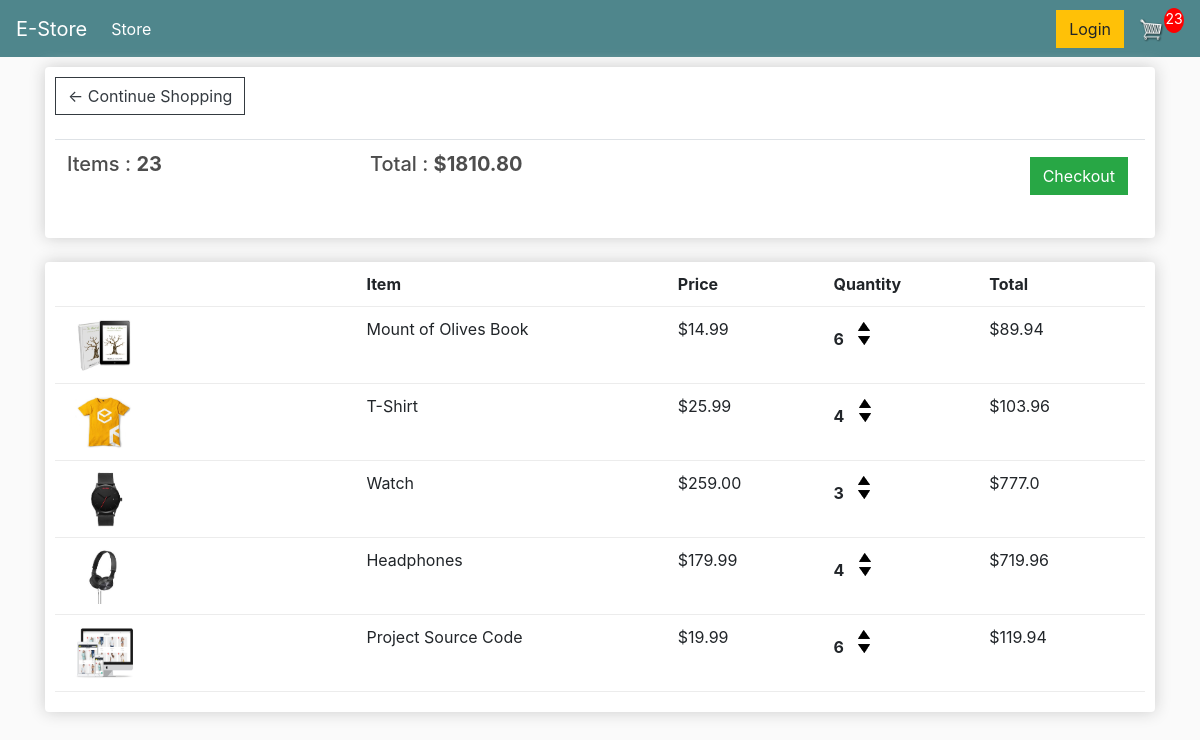
The app's page /cart/ (signed in), older data.
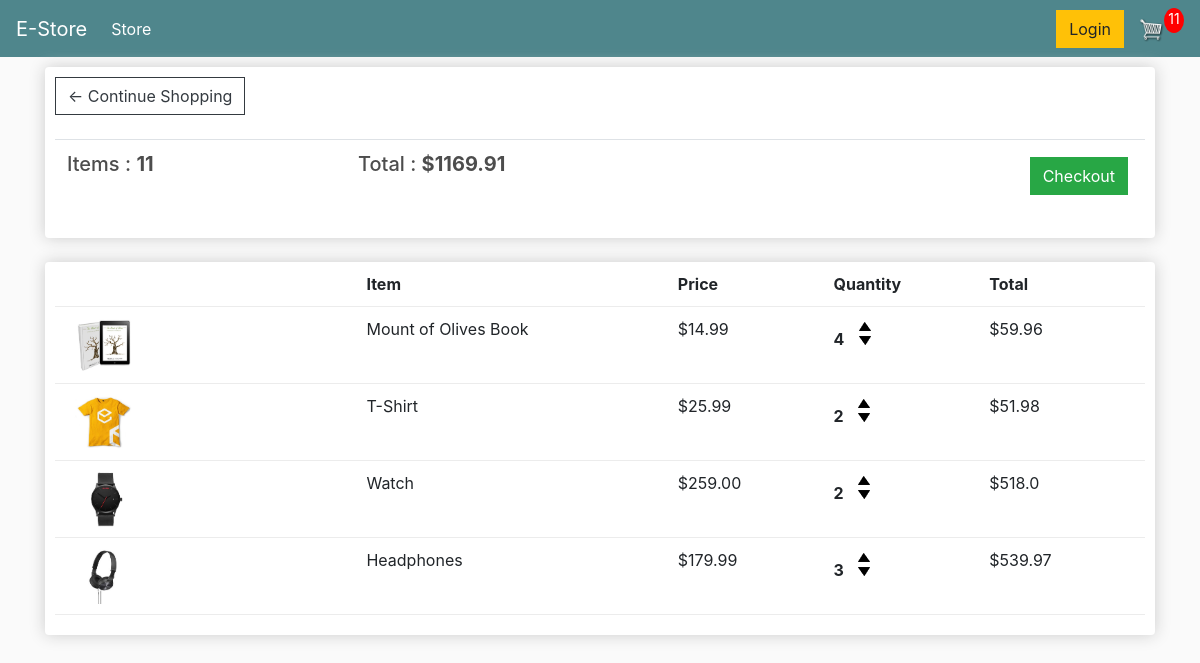
The same page, newer data.
### store/models.py (models this page shows, shortened)
class Order(models.Model):
    customer=models.ForeignKey(Customer, on_delete=models.SET_NULL, blank=True, null=True)
    date_ordered=models.DateTimeField(auto_now_add=True)
    complete=models.BooleanField(default=False, null=True, blank=False)
    transaction_id=models.CharField(max_length=200, null=True)
    @property
    def get_cart_total(self):
        orderitems=self.orderitem_set.all()
        total=sum([item.get_total for item in orderitems])
        return total
    @property
    def get_cart_items(self):
        orderitems=self.orderitem_set.all()
        total=sum([item.quantity for item in orderitems])
        return total

class OrderItem(models.Model):
    product=models.ForeignKey(Product, on_delete=models.SET_NULL, blank=True, null=True)
    order=models.ForeignKey(Order, on_delete=models.SET_NULL, blank=True, null=True)
    quantity=models.IntegerField(default=0, null=True, blank=True)
    date_added=models.DateTimeField(auto_now_add=True)
    @property
    def get_total(self):
        total=self.product.price * self.quantity
        return total

class Product(models.Model):
    name=models.CharField(max_length=200, null=True)
    price=models.FloatField()
    digital=models.BooleanField(default=False, null=True, blank=False)
    image=models.ImageField(null=True, blank=True)
    @property
    def imageURL(self):
        try:
            url=self.image.url
        except:
            url=''
        return url

### store/views.py (the view)
# urls.py: path('cart/', views.cart, name="cart"),
def cart(request):
    if request.user.is_authenticated:
        customer=request.user.customer
        order,created=Order.objects.get_or_create(customer=customer, complete=False)
        items=order.orderitem_set.all()
        cartItems=order.get_cart_items
    else:
        items=[]
        order={'get_cart_total':0, 'get_cart_items':0, 'shipping':False}
        cartItems=order['get_cart_items']
    context={'items':items, 'order':order, 'cartItems':cartItems}
    return render(request, 'store/cart.html', context)

### store/templates/store/cart.html
{% extends 'store/main.html' %}
{% load static %}
{% block content %}
    <div class="row">
        <div class="col-lg-12">
            <div class="box-element">
                <a class="btn btn-outline-dark" href="{% url 'store' %}">&#x2190; Continue Shopping</a>
                <br>
                <br>
                <table class="table">
                    <tr>
                        <th><h5>Items : <strong>{{order.get_cart_items}}</strong></h5></th>
                        <th><h5>Total : <strong>${{order.get_cart_total|floatformat:2}}</strong></h5></th>
                        <th>
                            <a style="float: right; margin: 5px;" class="btn btn-success" href="{% url 'checkout' %}">Checkout</a>
                        </th>
                    </tr>
                </table>
            </div>
            <br>
            <div class="box-element">
                <div class="cart-row">
                    <div style="flex:2"></div>
                    <div style="flex:2"><strong>Item</strong></div>
                    <div style="flex:1"><strong>Price</strong></div>
                    <div style="flex:1"><strong>Quantity</strong></div>
                    <div style="flex:1"><strong>Total</strong></div>
                </div>
                {% for item in items %}
                <div class="cart-row">
                    <div style="flex:2"><img class="row-image" src="{{item.product.imageURL}}"></div>
                    <div style="flex:2">{{item.product.name}}</div>
                    <div style="flex:1">${{item.product.price|floatformat:2}}</div>
                    <div style="flex:1">
                        <p class="quantity">{{item.quantity}}</p>
						<div class="quantity">
							<img data-product="{{item.product.id}}" data-action="add" class="chg-quantity update-cart" src="{% static  'images/arrow-up.png' %}">
							<img data-product="{{item.product.id}}" data-action="remove" class="chg-quantity update-cart" src="{% static  'images/arrow-down.png' %}">
						</div>
                    </div>
                    <div style="flex:1">${{item.get_total}}</div>
                </div>
                {% endfor %}
            </div>
        </div>
    </div>
{% endblock %}

Row changes from the older to the newer data that the page shows:
removed OrderItem: product.imageURL (picture), product.name "Project Source Code", product.price "19.99", quantity "6", get_total "119.94"
changed through a linked row, Order: get_cart_items "23" → "11"; get_cart_total "1810.80" → "1169.91"
changed OrderItem "Mount of Olives Book": quantity "6" → "4"; get_total "89.94" → "59.96"
changed OrderItem "T-Shirt": quantity "4" → "2"; get_total "103.96" → "51.98"
changed OrderItem "Watch": quantity "3" → "2"; get_total "777.0" → "518.0"
changed OrderItem "Headphones": quantity "4" → "3"; get_total "719.96" → "539.97"
Text that changed along with them:
{{ cartItems }}: "23" → "11"
